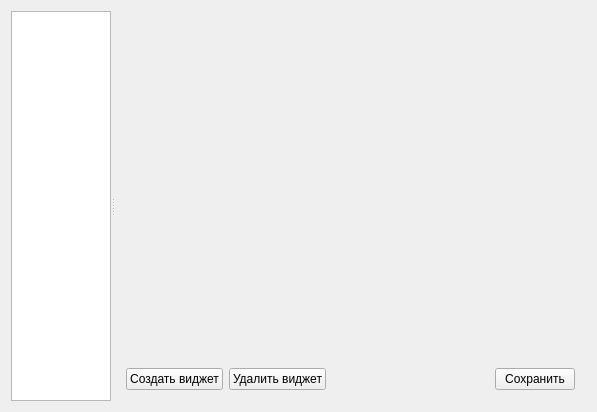
<?xml version="1.0" encoding="UTF-8"?>
<ui version="4.0">
 <class>gadgetsClass</class>
 <widget class="QWidget" name="gadgetsClass">
  <property name="geometry">
   <rect>
    <x>0</x>
    <y>0</y>
    <width>597</width>
    <height>412</height>
   </rect>
  </property>
  <property name="windowTitle">
   <string>Гаджеты рабочего стола</string>
  </property>
  <property name="windowIcon">
   <iconset resource="calendar.qrc">
    <normaloff>:/icons/tack.png</normaloff>:/icons/tack.png</iconset>
  </property>
  <layout class="QVBoxLayout" name="verticalLayout">
   <property name="margin">
    <number>0</number>
   </property>
   <item>
    <widget class="QStackedWidget" name="stackedWidgetMain">
     <property name="currentIndex">
      <number>0</number>
     </property>
     <widget class="QWidget" name="page">
      <layout class="QHBoxLayout" name="horizontalLayout_3">
       <item>
        <widget class="QSplitter" name="splitter">
         <property name="orientation">
          <enum>Qt::Horizontal</enum>
         </property>
         <widget class="QListWidget" name="listWidget">
          <property name="maximumSize">
           <size>
            <width>100</width>
            <height>16777215</height>
           </size>
          </property>
         </widget>
         <widget class="QWidget" name="layoutWidget_2">
          <layout class="QVBoxLayout" name="verticalLayout_3">
           <item>
            <widget class="QStackedWidget" name="stackedWidget">
             <property name="sizePolicy">
              <sizepolicy hsizetype="Expanding" vsizetype="Preferred">
               <horstretch>6</horstretch>
               <verstretch>0</verstretch>
              </sizepolicy>
             </property>
             <property name="currentIndex">
              <number>-1</number>
             </property>
            </widget>
           </item>
           <item>
            <layout class="QHBoxLayout" name="horizontalLayout_2">
             <item>
              <widget class="QPushButton" name="pushButtonAdd">
               <property name="text">
                <string>Создать виджет</string>
               </property>
               <property name="icon">
                <iconset resource="calendar.qrc">
                 <normaloff>:/icons/add.png</normaloff>:/icons/add.png</iconset>
               </property>
              </widget>
             </item>
             <item>
              <widget class="QPushButton" name="pushButtonDelete">
               <property name="text">
                <string>Удалить виджет</string>
               </property>
               <property name="icon">
                <iconset resource="calendar.qrc">
                 <normaloff>:/icons/delete.png</normaloff>:/icons/delete.png</iconset>
               </property>
              </widget>
             </item>
             <item>
              <spacer name="horizontalSpacer_2">
               <property name="orientation">
                <enum>Qt::Horizontal</enum>
               </property>
               <property name="sizeHint" stdset="0">
                <size>
                 <width>40</width>
                 <height>20</height>
                </size>
               </property>
              </spacer>
             </item>
             <item>
              <widget class="QPushButton" name="pushButtonSave">
               <property name="text">
                <string>Сохранить</string>
               </property>
               <property name="icon">
                <iconset resource="calendar.qrc">
                 <normaloff>:/icons/save.png</normaloff>:/icons/save.png</iconset>
               </property>
              </widget>
             </item>
            </layout>
           </item>
          </layout>
         </widget>
        </widget>
       </item>
      </layout>
     </widget>
     <widget class="QWidget" name="page_2">
      <layout class="QVBoxLayout" name="verticalLayout_4">
       <item>
        <layout class="QHBoxLayout" name="horizontalLayout_7">
         <item>
          <widget class="QLabel" name="labelNameGadget">
           <property name="text">
            <string>Имя гаджета</string>
           </property>
          </widget>
         </item>
         <item>
          <widget class="QLineEdit" name="lineEditNameGadget"/>
         </item>
         <item>
          <spacer name="horizontalSpacer_4">
           <property name="orientation">
            <enum>Qt::Horizontal</enum>
           </property>
           <property name="sizeHint" stdset="0">
            <size>
             <width>40</width>
             <height>20</height>
            </size>
           </property>
          </spacer>
         </item>
        </layout>
       </item>
       <item>
        <layout class="QGridLayout" name="gridLayout_2">
         <item row="0" column="0">
          <widget class="QLabel" name="labelHorisontal">
           <property name="text">
            <string>Положение по горизонтали</string>
           </property>
          </widget>
         </item>
         <item row="0" column="1">
          <widget class="QSlider" name="sliderHorisontal">
           <property name="maximum">
            <number>640</number>
           </property>
           <property name="orientation">
            <enum>Qt::Horizontal</enum>
           </property>
          </widget>
         </item>
         <item row="1" column="0">
          <widget class="QLabel" name="labelVertical">
           <property name="text">
            <string>Положение по вертикали</string>
           </property>
          </widget>
         </item>
         <item row="1" column="1">
          <widget class="QSlider" name="sliderVertical">
           <property name="maximum">
            <number>480</number>
           </property>
           <property name="orientation">
            <enum>Qt::Horizontal</enum>
           </property>
          </widget>
         </item>
        </layout>
       </item>
       <item>
        <layout class="QHBoxLayout" name="horizontalLayout_5">
         <item>
          <widget class="QLineEdit" name="lineEditPatchQml">
           <property name="enabled">
            <bool>true</bool>
           </property>
           <property name="text">
            <string extracomment="Выберите файл qml"/>
           </property>
           <property name="readOnly">
            <bool>true</bool>
           </property>
          </widget>
         </item>
         <item>
          <widget class="QToolButton" name="toolButton">
           <property name="text">
            <string>...</string>
           </property>
           <property name="autoRaise">
            <bool>false</bool>
           </property>
           <property name="arrowType">
            <enum>Qt::DownArrow</enum>
           </property>
          </widget>
         </item>
        </layout>
       </item>
       <item>
        <spacer name="verticalSpacer">
         <property name="orientation">
          <enum>Qt::Vertical</enum>
         </property>
         <property name="sizeHint" stdset="0">
          <size>
           <width>20</width>
           <height>250</height>
          </size>
         </property>
        </spacer>
       </item>
       <item>
        <layout class="QHBoxLayout" name="horizontalLayout_6">
         <item>
          <spacer name="horizontalSpacer_3">
           <property name="orientation">
            <enum>Qt::Horizontal</enum>
           </property>
           <property name="sizeHint" stdset="0">
            <size>
             <width>40</width>
             <height>20</height>
            </size>
           </property>
          </spacer>
         </item>
         <item>
          <widget class="QPushButton" name="pushButtonCancel">
           <property name="text">
            <string>Отмена</string>
           </property>
          </widget>
         </item>
         <item>
          <widget class="QPushButton" name="pushButtonSaveGadget">
           <property name="text">
            <string>Сохранить</string>
           </property>
          </widget>
         </item>
        </layout>
       </item>
      </layout>
     </widget>
    </widget>
   </item>
  </layout>
  <action name="actionSettings">
   <property name="icon">
    <iconset resource="calendar.qrc">
     <normaloff>:/icons/options.png</normaloff>:/icons/options.png</iconset>
   </property>
   <property name="text">
    <string>Настройки</string>
   </property>
  </action>
  <action name="actionQuit">
   <property name="icon">
    <iconset resource="calendar.qrc">
     <normaloff>:/icons/exit.png</normaloff>:/icons/exit.png</iconset>
   </property>
   <property name="text">
    <string>Выход</string>
   </property>
  </action>
  <action name="actionQt">
   <property name="icon">
    <iconset resource="calendar.qrc">
     <normaloff>:/icons/color-animation.png</normaloff>:/icons/color-animation.png</iconset>
   </property>
   <property name="text">
    <string>О Qt</string>
   </property>
   <property name="toolTip">
    <string>О Qt</string>
   </property>
  </action>
 </widget>
 <layoutdefault spacing="6" margin="11"/>
 <resources>
  <include location="calendar.qrc"/>
 </resources>
 <connections>
  <connection>
   <sender>listWidget</sender>
   <signal>currentRowChanged(int)</signal>
   <receiver>stackedWidget</receiver>
   <slot>setCurrentIndex(int)</slot>
   <hints>
    <hint type="sourcelabel">
     <x>47</x>
     <y>87</y>
    </hint>
    <hint type="destinationlabel">
     <x>225</x>
     <y>89</y>
    </hint>
   </hints>
  </connection>
 </connections>
</ui>
